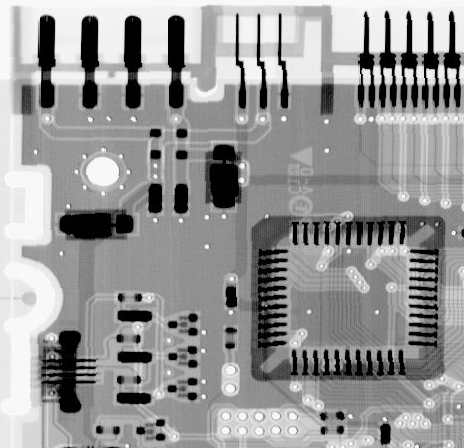
%> input picture laboratorio5/Fig0507(a)(ckt-board-orig).tif, 464 x 448 px
$ octave exemplo_5_6.m   (GNU Octave 9; MATLAB toolbox functions it lacks are replaced by stand-ins)
%> lines starting %> are read from the running program, lines starting %| are printed output that depends on the picture
% Exemplo 5.1  Imagens com ruído e seus histogramas.
close all;clear;
f = im2double(imread('Fig0507(a)(ckt-board-orig).tif'));
%> f: size 448x464 double; min 0, max 1, mean 0.591

figure, imshow(f),

g = imnoise ( f , 'salt & pepper' , 0.25 ) ;
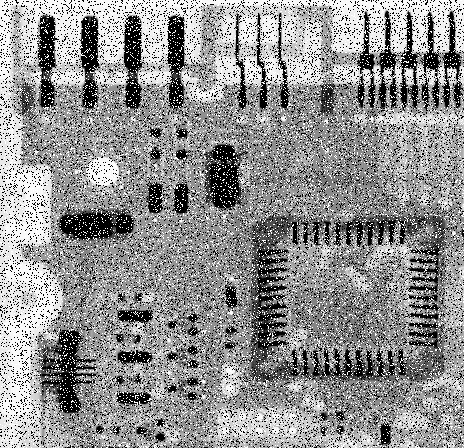
%> g: size 448x464 double; min 0, max 1, mean 0.568
mysize=25
f1 = medfilt2 ( g , [ mysize  mysize] , 'symmetric' ) ;
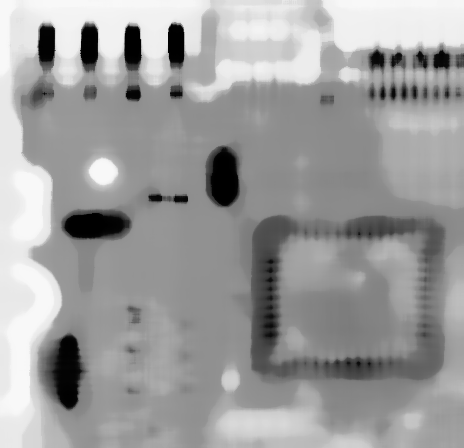
%> f1: size 448x464 double; min 0, max 0.973, mean 0.617
%> (the run ends here)
